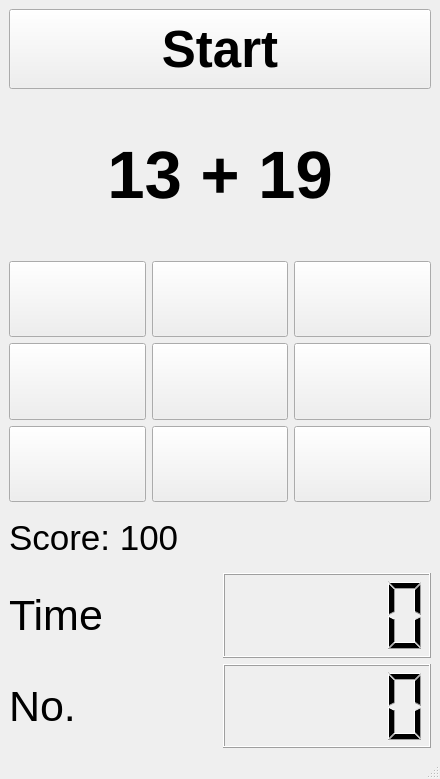
<?xml version="1.0" encoding="UTF-8"?>
<ui version="4.0">
 <class>MainWindow</class>
 <widget class="QMainWindow" name="MainWindow">
  <property name="geometry">
   <rect>
    <x>0</x>
    <y>0</y>
    <width>440</width>
    <height>779</height>
   </rect>
  </property>
  <property name="windowTitle">
   <string>Simple Math Exam</string>
  </property>
  <widget class="QWidget" name="centralwidget">
   <layout class="QVBoxLayout" name="verticalLayout_2" stretch="1,2,3,3">
    <item>
     <layout class="QVBoxLayout" name="verticalLayout" stretch="0">
      <item>
       <layout class="QHBoxLayout" name="horizontalLayout">
        <item>
         <widget class="QPushButton" name="restartButton">
          <property name="sizePolicy">
           <sizepolicy hsizetype="Preferred" vsizetype="Preferred">
            <horstretch>1</horstretch>
            <verstretch>0</verstretch>
           </sizepolicy>
          </property>
          <property name="font">
           <font>
            <pointsize>38</pointsize>
            <weight>75</weight>
            <bold>true</bold>
            <strikeout>false</strikeout>
           </font>
          </property>
          <property name="text">
           <string>Start</string>
          </property>
         </widget>
        </item>
       </layout>
      </item>
     </layout>
    </item>
    <item>
     <layout class="QHBoxLayout" name="horizontalLayout_5" stretch="0">
      <item>
       <widget class="QLabel" name="questionText">
        <property name="sizePolicy">
         <sizepolicy hsizetype="Preferred" vsizetype="Preferred">
          <horstretch>2</horstretch>
          <verstretch>0</verstretch>
         </sizepolicy>
        </property>
        <property name="font">
         <font>
          <pointsize>50</pointsize>
          <weight>75</weight>
          <bold>true</bold>
         </font>
        </property>
        <property name="text">
         <string>13 + 19</string>
        </property>
        <property name="alignment">
         <set>Qt::AlignCenter</set>
        </property>
       </widget>
      </item>
     </layout>
    </item>
    <item>
     <layout class="QGridLayout" name="gridLayout">
      <item row="0" column="2">
       <widget class="QPushButton" name="answer_button_3">
        <property name="sizePolicy">
         <sizepolicy hsizetype="Expanding" vsizetype="Expanding">
          <horstretch>0</horstretch>
          <verstretch>0</verstretch>
         </sizepolicy>
        </property>
        <property name="font">
         <font>
          <pointsize>20</pointsize>
         </font>
        </property>
        <property name="text">
         <string/>
        </property>
       </widget>
      </item>
      <item row="0" column="0">
       <widget class="QPushButton" name="answer_button_1">
        <property name="sizePolicy">
         <sizepolicy hsizetype="Expanding" vsizetype="Expanding">
          <horstretch>0</horstretch>
          <verstretch>0</verstretch>
         </sizepolicy>
        </property>
        <property name="font">
         <font>
          <pointsize>20</pointsize>
         </font>
        </property>
        <property name="text">
         <string/>
        </property>
       </widget>
      </item>
      <item row="0" column="1">
       <widget class="QPushButton" name="answer_button_2">
        <property name="sizePolicy">
         <sizepolicy hsizetype="Expanding" vsizetype="Expanding">
          <horstretch>0</horstretch>
          <verstretch>0</verstretch>
         </sizepolicy>
        </property>
        <property name="font">
         <font>
          <pointsize>20</pointsize>
         </font>
        </property>
        <property name="text">
         <string/>
        </property>
       </widget>
      </item>
      <item row="2" column="0">
       <widget class="QPushButton" name="answer_button_7">
        <property name="sizePolicy">
         <sizepolicy hsizetype="Expanding" vsizetype="Expanding">
          <horstretch>0</horstretch>
          <verstretch>0</verstretch>
         </sizepolicy>
        </property>
        <property name="font">
         <font>
          <pointsize>20</pointsize>
         </font>
        </property>
        <property name="text">
         <string/>
        </property>
       </widget>
      </item>
      <item row="1" column="0">
       <widget class="QPushButton" name="answer_button_4">
        <property name="sizePolicy">
         <sizepolicy hsizetype="Expanding" vsizetype="Expanding">
          <horstretch>0</horstretch>
          <verstretch>0</verstretch>
         </sizepolicy>
        </property>
        <property name="font">
         <font>
          <pointsize>20</pointsize>
         </font>
        </property>
        <property name="text">
         <string/>
        </property>
       </widget>
      </item>
      <item row="1" column="1">
       <widget class="QPushButton" name="answer_button_5">
        <property name="sizePolicy">
         <sizepolicy hsizetype="Expanding" vsizetype="Expanding">
          <horstretch>0</horstretch>
          <verstretch>0</verstretch>
         </sizepolicy>
        </property>
        <property name="font">
         <font>
          <pointsize>20</pointsize>
         </font>
        </property>
        <property name="text">
         <string/>
        </property>
       </widget>
      </item>
      <item row="1" column="2">
       <widget class="QPushButton" name="answer_button_6">
        <property name="sizePolicy">
         <sizepolicy hsizetype="Expanding" vsizetype="Expanding">
          <horstretch>0</horstretch>
          <verstretch>0</verstretch>
         </sizepolicy>
        </property>
        <property name="font">
         <font>
          <pointsize>20</pointsize>
         </font>
        </property>
        <property name="text">
         <string/>
        </property>
       </widget>
      </item>
      <item row="2" column="1">
       <widget class="QPushButton" name="answer_button_8">
        <property name="sizePolicy">
         <sizepolicy hsizetype="Expanding" vsizetype="Expanding">
          <horstretch>0</horstretch>
          <verstretch>0</verstretch>
         </sizepolicy>
        </property>
        <property name="font">
         <font>
          <pointsize>20</pointsize>
         </font>
        </property>
        <property name="text">
         <string/>
        </property>
       </widget>
      </item>
      <item row="2" column="2">
       <widget class="QPushButton" name="answer_button_9">
        <property name="sizePolicy">
         <sizepolicy hsizetype="Expanding" vsizetype="Expanding">
          <horstretch>0</horstretch>
          <verstretch>0</verstretch>
         </sizepolicy>
        </property>
        <property name="font">
         <font>
          <pointsize>20</pointsize>
         </font>
        </property>
        <property name="text">
         <string/>
        </property>
       </widget>
      </item>
     </layout>
    </item>
    <item>
     <layout class="QVBoxLayout" name="verticalLayout_4">
      <item>
       <layout class="QVBoxLayout" name="verticalLayout_3" stretch="1,3">
        <item>
         <widget class="QLabel" name="notifyText">
          <property name="font">
           <font>
            <pointsize>26</pointsize>
           </font>
          </property>
          <property name="text">
           <string>Score: 100</string>
          </property>
         </widget>
        </item>
        <item>
         <layout class="QVBoxLayout" name="verticalLayout_5">
          <item>
           <layout class="QHBoxLayout" name="horizontalLayout_4">
            <item>
             <widget class="QLabel" name="label_2">
              <property name="font">
               <font>
                <pointsize>32</pointsize>
               </font>
              </property>
              <property name="text">
               <string>Time</string>
              </property>
             </widget>
            </item>
            <item>
             <widget class="QLCDNumber" name="timeUsedLCD"/>
            </item>
           </layout>
          </item>
          <item>
           <layout class="QHBoxLayout" name="horizontalLayout_3">
            <item>
             <widget class="QLabel" name="label_3">
              <property name="font">
               <font>
                <pointsize>32</pointsize>
               </font>
              </property>
              <property name="text">
               <string>No.</string>
              </property>
             </widget>
            </item>
            <item>
             <widget class="QLCDNumber" name="questionNumberLCD"/>
            </item>
           </layout>
          </item>
         </layout>
        </item>
       </layout>
      </item>
     </layout>
    </item>
   </layout>
  </widget>
  <widget class="QMenuBar" name="menubar">
   <property name="geometry">
    <rect>
     <x>0</x>
     <y>0</y>
     <width>440</width>
     <height>21</height>
    </rect>
   </property>
  </widget>
  <widget class="QStatusBar" name="statusbar"/>
 </widget>
 <resources/>
 <connections/>
</ui>
